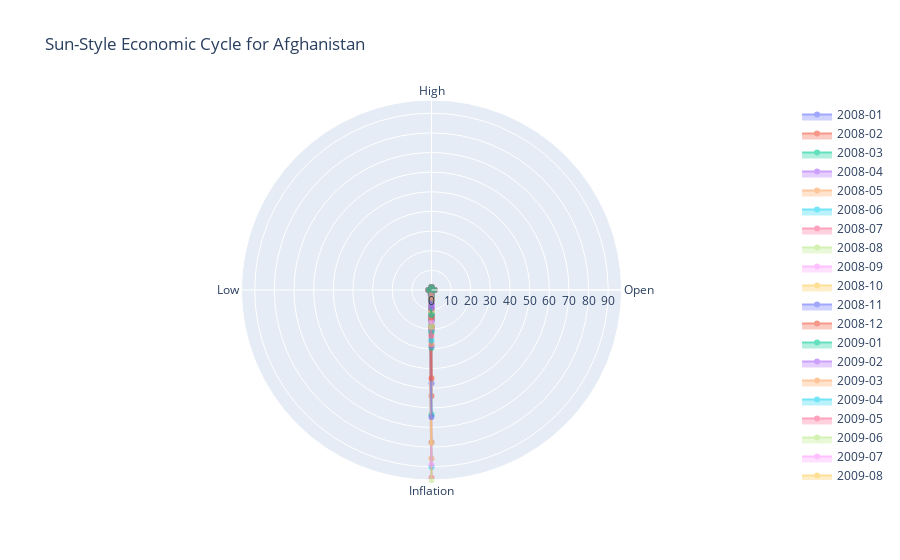

Notebook code for this chart:
### Code cell
# Filter data for a specific country (example: Afghanistan)
country = 'Afghanistan'
country_data = data[data['country'] == country].dropna(subset=['Open', 'High', 'Low', 'Inflation'])

# Check if data is available
if country_data.empty:
    print("No data available for the specified indicators in this country.")
else:
    # Extract data for indicators
    dates = pd.to_datetime(country_data['date']).dt.strftime('%Y-%m').values
    indicators = ['Open', 'High', 'Low', 'Inflation']

    # Create polar chart with time slices
    fig = go.Figure()

    for i, date in enumerate(dates):
        values = [
            country_data['Open'].values[i],
            country_data['High'].values[i],
            country_data['Low'].values[i],
            country_data['Inflation'].values[i]
        ]

        fig.add_trace(go.Scatterpolar(
            r=values,
            theta=indicators,
            fill='toself',
            name=date,
            opacity=0.6  # Reduce opacity for overlapping effect
        ))

    # Customize layout
    fig.update_layout(
        title=f"Sun-Style Economic Cycle for {country}",
        polar=dict(radialaxis=dict(visible=True, range=[0, max(country_data[['Open', 'High', 'Low', 'Inflation']].max())])),
        showlegend=True
    )

    fig.show()

### Figure 1 — Plotly figure (JSON) as saved in the notebook; plotly's stock layout.template omitted (floating-point values rounded to 4 significant figures)
{"data": [{"fill": "toself", "name": "2008-01", "opacity": 0.6, "r": [0.76, 0.78, 0.74, 47.44], "theta": ["Open", "High", "Low", "Inflation"], "type": "scatterpolar"}, {"fill": "toself", "name": "2008-02", "opacity": 0.6, "r": [0.82, 0.83, 0.81, 54.03], "theta": ["Open", "High", "Low", "Inflation"], "type": "scatterpolar"}, {"fill": "toself", "name": "2008-03", "opacity": 0.6, "r": [0.86, 0.88, 0.85, 63.37], "theta": ["Open", "High", "Low", "Inflation"], "type": "scatterpolar"}, {"fill": "toself", "name": "2008-04", "opacity": 0.6, "r": [0.92, 0.98, 0.9, 77.53], "theta": ["Open", "High", "Low", "Inflation"], "type": "scatterpolar"}, {"fill": "toself", "name": "2008-05", "opacity": 0.6, "r": [1.03, 1.07, 1.01, 85.8], "theta": ["Open", "High", "Low", "Inflation"], "type": "scatterpolar"}, {"fill": "toself", "name": "2008-06", "opacity": 0.6, "r": [1.12, 1.13, 1.11, 90.14], "theta": ["Open", "High", "Low", "Inflation"], "type": "scatterpolar"}, {"fill": "toself", "name": "2008-07", "opacity": 0.6, "r": [1.15, 1.16, 1.14, 95.57], "theta": ["Open", "High", "Low", "Inflation"], "type": "scatterpolar"}, {"fill": "toself", "name": "2008-08", "opacity": 0.6, "r": [1.18, 1.2, 1.17, 96.74], "theta": ["Open", "High", "Low", "Inflation"], "type": "scatterpolar"}, {"fill": "toself", "name": "2008-09", "opacity": 0.6, "r": [1.18, 1.19, 1.16, 88.97], "theta": ["Open", "High", "Low", "Inflation"], "type": "scatterpolar"}, {"fill": "toself", "name": "2008-10", "opacity": 0.6, "r": [1.17, 1.18, 1.13, 77.62], "theta": ["Open", "High", "Low", "Inflation"], "type": "scatterpolar"}, {"fill": "toself", "name": "2008-11", "opacity": 0.6, "r": [1.1, 1.11, 1.08, 64.61], "theta": ["Open", "High", "Low", "Inflation"], "type": "scatterpolar"}, {"fill": "toself", "name": "2008-12", "opacity": 0.6, "r": [1.07, 1.08, 1.05, 44.94], "theta": ["Open", "High", "Low", "Inflation"], "type": "scatterpolar"}, {"fill": "toself", "name": "2009-01", "opacity": 0.6, "r": [1.01, 1.03, 1, 29.43], "theta": ["Open", "High", "Low", "Inflation"], "type": "scatterpolar"}, {"fill": "toself", "name": "2009-02", "opacity": 0.6, "r": [0.99, 1, 0.93, 12.45], "theta": ["Open", "High", "Low", "Inflation"], "type": "scatterpolar"}, {"fill": "toself", "name": "2009-03", "opacity": 0.6, "r": [0.89, 0.9, 0.86, -1.9], "theta": ["Open", "High", "Low", "Inflation"], "type": "scatterpolar"}, {"fill": "toself", "name": "2009-04", "opacity": 0.6, "r": [0.82, 0.83, 0.81, -16.72], "theta": ["Open", "High", "Low", "Inflation"], "type": "scatterpolar"}, {"fill": "toself", "name": "2009-05", "opacity": 0.6, "r": [0.79, 0.8, 0.78, -25.14], "theta": ["Open", "High", "Low", "Inflation"], "type": "scatterpolar"}, {"fill": "toself", "name": "2009-06", "opacity": 0.6, "r": [0.79, 0.8, 0.78, -28.09], "theta": ["Open", "High", "Low", "Inflation"], "type": "scatterpolar"}, {"fill": "toself", "name": "2009-07", "opacity": 0.6, "r": [0.8, 0.81, 0.79, -31.01], "theta": ["Open", "High", "Low", "Inflation"], "type": "scatterpolar"}, {"fill": "toself", "name": "2009-08", "opacity": 0.6, "r": [0.79, 0.8, 0.78, -31.54], "theta": ["Open", "High", "Low", "Inflation"], "type": "scatterpolar"}, {"fill": "toself", "name": "2009-09", "opacity": 0.6, "r": [0.8, 0.81, 0.79, -30.46], "theta": ["Open", "High", "Low", "Inflation"], "type": "scatterpolar"}, {"fill": "toself", "name": "2009-10", "opacity": 0.6, "r": [0.82, 0.83, 0.81, -28.34], "theta": ["Open", "High", "Low", "Inflation"], "type": "scatterpolar"}, {"fill": "toself", "name": "2009-11", "opacity": 0.6, "r": [0.81, 0.81, 0.78, -28.65], "theta": ["Open", "High", "Low", "Inflation"], "type": "scatterpolar"}, {"fill": "toself", "name": "2009-12", "opacity": 0.6, "r": [0.76, 0.77, 0.75, -28.33], "theta": ["Open", "High", "Low", "Inflation"], "type": "scatterpolar"}, {"fill": "toself", "name": "2010-01", "opacity": 0.6, "r": [0.73, 0.74, 0.71, -29.95], "theta": ["Open", "High", "Low", "Inflation"], "type": "scatterpolar"}, {"fill": "toself", "name": "2010-02", "opacity": 0.6, "r": [0.68, 0.7, 0.67, -24.9], "theta": ["Open", "High", "Low", "Inflation"], "type": "scatterpolar"}, {"fill": "toself", "name": "2010-03", "opacity": 0.6, "r": [0.69, 0.7, 0.68, -19.07], "theta": ["Open", "High", "Low", "Inflation"], "type": "scatterpolar"}, {"fill": "toself", "name": "2010-04", "opacity": 0.6, "r": [0.69, 0.7, 0.68, -15.53], "theta": ["Open", "High", "Low", "Inflation"], "type": "scatterpolar"}, {"fill": "toself", "name": "2010-05", "opacity": 0.6, "r": [0.69, 0.69, 0.68, -13.43], "theta": ["Open", "High", "Low", "Inflation"], "type": "scatterpolar"}, {"fill": "toself", "name": "2010-06", "opacity": 0.6, "r": [0.7, 0.7, 0.69, -12.19], "theta": ["Open", "High", "Low", "Inflation"], "type": "scatterpolar"}, {"fill": "toself", "name": "2010-07", "opacity": 0.6, "r": [0.71, 0.72, 0.71, -10.75], "theta": ["Open", "High", "Low", "Inflation"], "type": "scatterpolar"}, {"fill": "toself", "name": "2010-08", "opacity": 0.6, "r": [0.71, 0.73, 0.71, -8.35], "theta": ["Open", "High", "Low", "Inflation"], "type": "scatterpolar"}, {"fill": "toself", "name": "2010-09", "opacity": 0.6, "r": [0.75, 0.76, 0.74, -7.42], "theta": ["Open", "High", "Low", "Inflation"], "type": "scatterpolar"}, {"fill": "toself", "name": "2010-10", "opacity": 0.6, "r": [0.77, 0.77, 0.76, -6.32], "theta": ["Open", "High", "Low", "Inflation"], "type": "scatterpolar"}, {"fill": "toself", "name": "2010-11", "opacity": 0.6, "r": [0.76, 0.77, 0.75, -1.38], "theta": ["Open", "High", "Low", "Inflation"], "type": "scatterpolar"}, {"fill": "toself", "name": "2010-12", "opacity": 0.6, "r": [0.78, 0.79, 0.77, 4.39], "theta": ["Open", "High", "Low", "Inflation"], "type": "scatterpolar"}, {"fill": "toself", "name": "2011-01", "opacity": 0.6, "r": [0.79, 0.8, 0.78, 9.63], "theta": ["Open", "High", "Low", "Inflation"], "type": "scatterpolar"}, {"fill": "toself", "name": "2011-02", "opacity": 0.6, "r": [0.77, 0.78, 0.77, 11.47], "theta": ["Open", "High", "Low", "Inflation"], "type": "scatterpolar"}, {"fill": "toself", "name": "2011-03", "opacity": 0.6, "r": [0.78, 0.78, 0.77, 12.95], "theta": ["Open", "High", "Low", "Inflation"], "type": "scatterpolar"}, {"fill": "toself", "name": "2011-04", "opacity": 0.6, "r": [0.79, 0.8, 0.78, 15.61], "theta": ["Open", "High", "Low", "Inflation"], "type": "scatterpolar"}, {"fill": "toself", "name": "2011-05", "opacity": 0.6, "r": [0.81, 0.81, 0.8, 15.53], "theta": ["Open", "High", "Low", "Inflation"], "type": "scatterpolar"}, {"fill": "toself", "name": "2011-06", "opacity": 0.6, "r": [0.8, 0.81, 0.8, 13.02], "theta": ["Open", "High", "Low", "Inflation"], "type": "scatterpolar"}, {"fill": "toself", "name": "2011-07", "opacity": 0.6, "r": [0.79, 0.83, 0.79, 16.09], "theta": ["Open", "High", "Low", "Inflation"], "type": "scatterpolar"}, {"fill": "toself", "name": "2011-08", "opacity": 0.6, "r": [0.85, 0.86, 0.82, 12.04], "theta": ["Open", "High", "Low", "Inflation"], "type": "scatterpolar"}, {"fill": "toself", "name": "2011-09", "opacity": 0.6, "r": [0.82, 0.83, 0.8, 9.37], "theta": ["Open", "High", "Low", "Inflation"], "type": "scatterpolar"}, {"fill": "toself", "name": "2011-10", "opacity": 0.6, "r": [0.82, 0.84, 0.81, 9.37], "theta": ["Open", "High", "Low", "Inflation"], "type": "scatterpolar"}, {"fill": "toself", "name": "2011-11", "opacity": 0.6, "r": [0.83, 0.84, 0.82, 7.06], "theta": ["Open", "High", "Low", "Inflation"], "type": "scatterpolar"}, {"fill": "toself", "name": "2011-12", "opacity": 0.6, "r": [0.82, 0.83, 0.81, 4.2], "theta": ["Open", "High", "Low", "Inflation"], "type": "scatterpolar"}, {"fill": "toself", "name": "2012-01", "opacity": 0.6, "r": [0.81, 0.82, 0.8, 4.67], "theta": ["Open", "High", "Low", "Inflation"], "type": "scatterpolar"}, {"fill": "toself", "name": "2012-02", "opacity": 0.6, "r": [0.81, 0.82, 0.8, 5.82], "theta": ["Open", "High", "Low", "Inflation"], "type": "scatterpolar"}, {"fill": "toself", "name": "2012-03", "opacity": 0.6, "r": [0.83, 0.84, 0.82, 4.81], "theta": ["Open", "High", "Low", "Inflation"], "type": "scatterpolar"}, {"fill": "toself", "name": "2012-04", "opacity": 0.6, "r": [0.82, 0.83, 0.81, 3.66], "theta": ["Open", "High", "Low", "Inflation"], "type": "scatterpolar"}, {"fill": "toself", "name": "2012-05", "opacity": 0.6, "r": [0.83, 0.84, 0.82, 2.88], "theta": ["Open", "High", "Low", "Inflation"], "type": "scatterpolar"}, {"fill": "toself", "name": "2012-06", "opacity": 0.6, "r": [0.82, 0.83, 0.82, 4.59], "theta": ["Open", "High", "Low", "Inflation"], "type": "scatterpolar"}, {"fill": "toself", "name": "2012-07", "opacity": 0.6, "r": [0.84, 0.86, 0.83, 3.98], "theta": ["Open", "High", "Low", "Inflation"], "type": "scatterpolar"}, {"fill": "toself", "name": "2012-08", "opacity": 0.6, "r": [0.88, 0.89, 0.87, 7.15], "theta": ["Open", "High", "Low", "Inflation"], "type": "scatterpolar"}, {"fill": "toself", "name": "2012-09", "opacity": 0.6, "r": [0.9, 0.9, 0.89, 9.22], "theta": ["Open", "High", "Low", "Inflation"], "type": "scatterpolar"}, {"fill": "toself", "name": "2012-10", "opacity": 0.6, "r": [0.91, 0.93, 0.9, 12.07], "theta": ["Open", "High", "Low", "Inflation"], "type": "scatterpolar"}, {"fill": "toself", "name": "2012-11", "opacity": 0.6, "r": [0.95, 0.96, 0.94, 15.5], "theta": ["Open", "High", "Low", "Inflation"], "type": "scatterpolar"}, {"fill": "toself", "name": "2012-12", "opacity": 0.6, "r": [0.97, 0.98, 0.96, 18.96], "theta": ["Open", "High", "Low", "Inflation"], "type": "scatterpolar"}, {"fill": "toself", "name": "2013-01", "opacity": 0.6, "r": [0.99, 0.99, 0.98, 20.31], "theta": ["Open", "High", "Low", "Inflation"], "type": "scatterpolar"}, {"fill": "toself", "name": "2013-02", "opacity": 0.6, "r": [0.99, 0.99, 0.98, 19.96], "theta": ["Open", "High", "Low", "Inflation"], "type": "scatterpolar"}, {"fill": "toself", "name": "2013-03", "opacity": 0.6, "r": [0.99, 1, 0.98, 20.46], "theta": ["Open", "High", "Low", "Inflation"], "type": "scatterpolar"}, {"fill": "toself", "name": "2013-04", "opacity": 0.6, "r": [0.99, 1, 0.98, 19.04], "theta": ["Open", "High", "Low", "Inflation"], "type": "scatterpolar"}, {"fill": "toself", "name": "2013-05", "opacity": 0.6, "r": [0.98, 0.99, 0.97, 18.95], "theta": ["Open", "High", "Low", "Inflation"], "type": "scatterpolar"}, {"fill": "toself", "name": "2013-06", "opacity": 0.6, "r": [0.98, 0.98, 0.97, 17.38], "theta": ["Open", "High", "Low", "Inflation"], "type": "scatterpolar"}, {"fill": "toself", "name": "2013-07", "opacity": 0.6, "r": [0.98, 0.98, 0.97, 13.93], "theta": ["Open", "High", "Low", "Inflation"], "type": "scatterpolar"}, {"fill": "toself", "name": "2013-08", "opacity": 0.6, "r": [0.98, 0.98, 0.97, 11.09], "theta": ["Open", "High", "Low", "Inflation"], "type": "scatterpolar"}, {"fill": "toself", "name": "2013-09", "opacity": 0.6, "r": [0.98, 0.98, 0.97, 8.44], "theta": ["Open", "High", "Low", "Inflation"], "type": "scatterpolar"}, {"fill": "toself", "name": "2013-10", "opacity": 0.6, "r": [0.97, 0.98, 0.97, 4.76], "theta": ["Open", "High", "Low", "Inflation"], "type": "scatterpolar"}, {"fill": "toself", "name": "2013-11", "opacity": 0.6, "r": [0.97, 0.98, 0.97, 2.46], "theta": ["Open", "High", "Low", "Inflation"], "type": "scatterpolar"}, {"fill": "toself", "name": "2013-12", "opacity": 0.6, "r": [0.98, 0.98, 0.97, 0.66], "theta": ["Open", "High", "Low", "Inflation"], "type": "scatterpolar"}, {"fill": "toself", "name": "2014-01", "opacity": 0.6, "r": [0.98, 0.98, 0.97, -1.48], "theta": ["Open", "High", "Low", "Inflation"], "type": "scatterpolar"}, {"fill": "toself", "name": "2014-02", "opacity": 0.6, "r": [0.96, 0.96, 0.95, -2.09], "theta": ["Open", "High", "Low", "Inflation"], "type": "scatterpolar"}, {"fill": "toself", "name": "2014-03", "opacity": 0.6, "r": [0.97, 0.97, 0.96, -1.91], "theta": ["Open", "High", "Low", "Inflation"], "type": "scatterpolar"}, {"fill": "toself", "name": "2014-04", "opacity": 0.6, "r": [0.98, 0.98, 0.97, -0.09], "theta": ["Open", "High", "Low", "Inflation"], "type": "scatterpolar"}, {"fill": "toself", "name": "2014-05", "opacity": 0.6, "r": [0.99, 1, 0.99, 0.7], "theta": ["Open", "High", "Low", "Inflation"], "type": "scatterpolar"}, {"fill": "toself", "name": "2014-06", "opacity": 0.6, "r": [0.99, 1, 0.98, 0.7], "theta": ["Open", "High", "Low", "Inflation"], "type": "scatterpolar"}, {"fill": "toself", "name": "2014-07", "opacity": 0.6, "r": [0.98, 0.99, 0.97, -1.04], "theta": ["Open", "High", "Low", "Inflation"], "type": "scatterpolar"}, {"fill": "toself", "name": "2014-08", "opacity": 0.6, "r": [0.95, 0.97, 0.95, -0.93], "theta": ["Open", "High", "Low", "Inflation"], "type": "scatterpolar"}, {"fill": "toself", "name": "2014-09", "opacity": 0.6, "r": [0.97, 0.98, 0.96, -1.69], "theta": ["Open", "High", "Low", "Inflation"], "type": "scatterpolar"}, {"fill": "toself", "name": "2014-10", "opacity": 0.6, "r": [0.95, 0.96, 0.94, -2.04], "theta": ["Open", "High", "Low", "Inflation"], "type": "scatterpolar"}, {"fill": "toself", "name": "2014-11", "opacity": 0.6, "r": [0.95, 0.95, 0.94, -2.58], "theta": ["Open", "High", "Low", "Inflation"], "type": "scatterpolar"}, {"fill": "toself", "name": "2014-12", "opacity": 0.6, "r": [0.95, 0.96, 0.94, -2.14], "theta": ["Open", "High", "Low", "Inflation"], "type": "scatterpolar"}, {"fill": "toself", "name": "2015-01", "opacity": 0.6, "r": [0.96, 0.97, 0.95, -0.8], "theta": ["Open", "High", "Low", "Inflation"], "type": "scatterpolar"}, {"fill": "toself", "name": "2015-02", "opacity": 0.6, "r": [0.96, 0.97, 0.95, -0.77], "theta": ["Open", "High", "Low", "Inflation"], "type": "scatterpolar"}, {"fill": "toself", "name": "2015-03", "opacity": 0.6, "r": [0.96, 0.96, 0.95, -1.97], "theta": ["Open", "High", "Low", "Inflation"], "type": "scatterpolar"}, {"fill": "toself", "name": "2015-04", "opacity": 0.6, "r": [0.95, 0.95, 0.94, -3.63], "theta": ["Open", "High", "Low", "Inflation"], "type": "scatterpolar"}, {"fill": "toself", "name": "2015-05", "opacity": 0.6, "r": [0.94, 0.95, 0.94, -4.63], "theta": ["Open", "High", "Low", "Inflation"], "type": "scatterpolar"}, {"fill": "toself", "name": "2015-06", "opacity": 0.6, "r": [0.94, 0.94, 0.93, -4.6], "theta": ["Open", "High", "Low", "Inflation"], "type": "scatterpolar"}, {"fill": "toself", "name": "2015-07", "opacity": 0.6, "r": [0.94, 0.94, 0.93, -2.54], "theta": ["Open", "High", "Low", "Inflation"], "type": "scatterpolar"}, {"fill": "toself", "name": "2015-08", "opacity": 0.6, "r": [0.94, 0.95, 0.94, -2.53], "theta": ["Open", "High", "Low", "Inflation"], "type": "scatterpolar"}, {"fill": "toself", "name": "2015-09", "opacity": 0.6, "r": [0.94, 0.95, 0.94, -1.51], "theta": ["Open", "High", "Low", "Inflation"], "type": "scatterpolar"}, {"fill": "toself", "name": "2015-10", "opacity": 0.6, "r": [0.94, 0.95, 0.94, 0.26], "theta": ["Open", "High", "Low", "Inflation"], "type": "scatterpolar"}, {"fill": "toself", "name": "2015-11", "opacity": 0.6, "r": [0.96, 0.97, 0.96, 1.31], "theta": ["Open", "High", "Low", "Inflation"], "type": "scatterpolar"}, {"fill": "toself", "name": "2015-12", "opacity": 0.6, "r": [0.97, 0.97, 0.96, 1.2], "theta": ["Open", "High", "Low", "Inflation"], "type": "scatterpolar"}, {"fill": "toself", "name": "2016-01", "opacity": 0.6, "r": [0.97, 0.98, 0.97, 1.28], "theta": ["Open", "High", "Low", "Inflation"], "type": "scatterpolar"}, {"fill": "toself", "name": "2016-02", "opacity": 0.6, "r": [0.97, 0.98, 0.97, 1.64], "theta": ["Open", "High", "Low", "Inflation"], "type": "scatterpolar"}, {"fill": "toself", "name": "2016-03", "opacity": 0.6, "r": [0.98, 0.98, 0.97, 2.24], "theta": ["Open", "High", "Low", "Inflation"], "type": "scatterpolar"}, {"fill": "toself", "name": "2016-04", "opacity": 0.6, "r": [0.97, 0.98, 0.97, 2.28], "theta": ["Open", "High", "Low", "Inflation"], "type": "scatterpolar"}, {"fill": "toself", "name": "2016-05", "opacity": 0.6, "r": [0.96, 0.97, 0.96, 2.05], "theta": ["Open", "High", "Low", "Inflation"], "type": "scatterpolar"}, {"fill": "toself", "name": "2016-06", "opacity": 0.6, "r": [0.96, 0.97, 0.95, 3.57], "theta": ["Open", "High", "Low", "Inflation"], "type": "scatterpolar"}, {"fill": "toself", "name": "2016-07", "opacity": 0.6, "r": [0.98, 0.99, 0.97, 3.23], "theta": ["Open", "High", "Low", "Inflation"], "type": "scatterpolar"}, {"fill": "toself", "name": "2016-08", "opacity": 0.6, "r": [0.97, 0.98, 0.97, 2.81], "theta": ["Open", "High", "Low", "Inflation"], "type": "scatterpolar"}, {"fill": "toself", "name": "2016-09", "opacity": 0.6, "r": [0.97, 0.97, 0.96, 3.03], "theta": ["Open", "High", "Low", "Inflation"], "type": "scatterpolar"}, {"fill": "toself", "name": "2016-10", "opacity": 0.6, "r": [0.97, 0.98, 0.97, 2.09], "theta": ["Open", "High", "Low", "Inflation"], "type": "scatterpolar"}, {"fill": "toself", "name": "2016-11", "opacity": 0.6, "r": [0.98, 0.98, 0.97, 1.09], "theta": ["Open", "High", "Low", "Inflation"], "type": "scatterpolar"}, {"fill": "toself", "name": "2016-12", "opacity": 0.6, "r": [0.97, 0.98, 0.97, 0.54], "theta": ["Open", "High", "Low", "Inflation"], "type": "scatterpolar"}, {"fill": "toself", "name": "2017-01", "opacity": 0.6, "r": [0.97, 0.98, 0.97, -0.16], "theta": ["Open", "High", "Low", "Inflation"], "type": "scatterpolar"}, {"fill": "toself", "name": "2017-02", "opacity": 0.6, "r": [0.97, 0.98, 0.96, 0.46], "theta": ["Open", "High", "Low", "Inflation"], "type": "scatterpolar"}, {"fill": "toself", "name": "2017-03", "opacity": 0.6, "r": [0.98, 0.99, 0.98, 1.09], "theta": ["Open", "High", "Low", "Inflation"], "type": "scatterpolar"}, {"fill": "toself", "name": "2017-04", "opacity": 0.6, "r": [0.99, 0.99, 0.98, 2.13], "theta": ["Open", "High", "Low", "Inflation"], "type": "scatterpolar"}, {"fill": "toself", "name": "2017-05", "opacity": 0.6, "r": [0.99, 1, 0.99, 3.2], "theta": ["Open", "High", "Low", "Inflation"], "type": "scatterpolar"}, {"fill": "toself", "name": "2017-06", "opacity": 0.6, "r": [1, 1, 0.99, 2.98], "theta": ["Open", "High", "Low", "Inflation"], "type": "scatterpolar"}, {"fill": "toself", "name": "2017-07", "opacity": 0.6, "r": [1.01, 1.01, 1, 2.45], "theta": ["Open", "High", "Low", "Inflation"], "type": "scatterpolar"}, {"fill": "toself", "name": "2017-08", "opacity": 0.6, "r": [0.99, 1, 0.99, 2.98], "theta": ["Open", "High", "Low", "Inflation"], "type": "scatterpolar"}, {"fill": "toself", "name": "2017-09", "opacity": 0.6, "r": [1, 1, 0.99, 2.29], "theta": ["Open", "High", "Low", "Inflation"], "type": "scatterpolar"}, {"fill": "toself", "name": "2017-10", "opacity": 0.6, "r": [0.99, 1, 0.99, 1.73], "theta": ["Open", "High", "Low", "Inflation"], "type": "scatterpolar"}, {"fill": "toself", "name": "2017-11", "opacity": 0.6, "r": [0.99, 0.99, 0.98, 1.31], "theta": ["Open", "High", "Low", "Inflation"], "type": "scatterpolar"}, {"fill": "toself", "name": "2017-12", "opacity": 0.6, "r": [0.98, 0.99, 0.98, 2.17], "theta": ["Open", "High", "Low", "Inflation"], "type": "scatterpolar"}, {"fill": "toself", "name": "2018-01", "opacity": 0.6, "r": [1, 1, 0.99, 3.1], "theta": ["Open", "High", "Low", "Inflation"], "type": "scatterpolar"}, {"fill": "toself", "name": "2018-02", "opacity": 0.6, "r": [1, 1.01, 1, 1.87], "theta": ["Open", "High", "Low", "Inflation"], "type": "scatterpolar"}, {"fill": "toself", "name": "2018-03", "opacity": 0.6, "r": [0.99, 1, 0.99, 0.37], "theta": ["Open", "High", "Low", "Inflation"], "type": "scatterpolar"}, {"fill": "toself", "name": "2018-04", "opacity": 0.6, "r": [0.98, 0.99, 0.98, 0.08], "theta": ["Open", "High", "Low", "Inflation"], "type": "scatterpolar"}, {"fill": "toself", "name": "2018-05", "opacity": 0.6, "r": [0.99, 1, 0.98, 0.05], "theta": ["Open", "High", "Low", "Inflation"], "type": "scatterpolar"}, {"fill": "toself", "name": "2018-06", "opacity": 0.6, "r": [1, 1, 0.99, -0.43], "theta": ["Open", "High", "Low", "Inflation"], "type": "scatterpolar"}, {"fill": "toself", "name": "2018-07", "opacity": 0.6, "r": [1, 1, 0.99, 0.32], "theta": ["Open", "High", "Low", "Inflation"], "type": "scatterpolar"}, {"fill": "toself", "name": "2018-08", "opacity": 0.6, "r": [1, 1.01, 1, 0.06], "theta": ["Open", "High", "Low", "Inflation"], "type": "scatterpolar"}, {"fill": "toself", "name": "2018-09", "opacity": 0.6, "r": [1, 1, 0.99, 0.86], "theta": ["Open", "High", "Low", "Inflation"], "type": "scatterpolar"}, {"fill": "toself", "name": "2018-10", "opacity": 0.6, "r": [1.01, 1.01, 1, 2.14], "theta": ["Open", "High", "Low", "Inflation"], "type": "scatterpolar"}, {"fill": "toself", "name": "2018-11", "opacity": 0.6, "r": [1.02, 1.02, 1.01, 2.21], "theta": ["Open", "High", "Low", "Inflation"], "type": "scatterpolar"}, {"fill": "toself", "name": "2018-12", "opacity": 0.6, "r": [1.01, 1.01, 1, 1.17], "theta": ["Open", "High", "Low", "Inflation"], "type": "scatterpolar"}, {"fill": "toself", "name": "2019-01", "opacity": 0.6, "r": [1, 1.01, 1, 0.23], "theta": ["Open", "High", "Low", "Inflation"], "type": "scatterpolar"}, {"fill": "toself", "name": "2019-02", "opacity": 0.6, "r": [1, 1, 1, 0.84], "theta": ["Open", "High", "Low", "Inflation"], "type": "scatterpolar"}, {"fill": "toself", "name": "2019-03", "opacity": 0.6, "r": [1.01, 1.01, 1, 1.92], "theta": ["Open", "High", "Low", "Inflation"], "type": "scatterpolar"}, {"fill": "toself", "name": "2019-04", "opacity": 0.6, "r": [1.01, 1.01, 1.01, 2.32], "theta": ["Open", "High", "Low", "Inflation"], "type": "scatterpolar"}, {"fill": "toself", "name": "2019-05", "opacity": 0.6, "r": [1.02, 1.02, 1.01, 2.27], "theta": ["Open", "High", "Low", "Inflation"], "type": "scatterpolar"}, {"fill": "toself", "name": "2019-06", "opacity": 0.6, "r": [1.02, 1.02, 1.01, 1.76], "theta": ["Open", "High", "Low", "Inflation"], "type": "scatterpolar"}, {"fill": "toself", "name": "2019-07", "opacity": 0.6, "r": [1.01, 1.02, 1, 0.15], "theta": ["Open", "High", "Low", "Inflation"], "type": "scatterpolar"}, {"fill": "toself", "name": "2019-08", "opacity": 0.6, "r": [0.99, 1, 0.99, -0.7], "theta": ["Open", "High", "Low", "Inflation"], "type": "scatterpolar"}, {"fill": "toself", "name": "2019-09", "opacity": 0.6, "r": [0.98, 1, 0.98, -0.17], "theta": ["Open", "High", "Low", "Inflation"], "type": "scatterpolar"}, {"fill": "toself", "name": "2019-10", "opacity": 0.6, "r": [1.01, 1.02, 1, -0.76], "theta": ["Open", "High", "Low", "Inflation"], "type": "scatterpolar"}, {"fill": "toself", "name": "2019-11", "opacity": 0.6, "r": [1.01, 1.01, 1, 0.43], "theta": ["Open", "High", "Low", "Inflation"], "type": "scatterpolar"}, {"fill": "toself", "name": "2019-12", "opacity": 0.6, "r": [1.02, 1.03, 1.01, 1.35], "theta": ["Open", "High", "Low", "Inflation"], "type": "scatterpolar"}, {"fill": "toself", "name": "2020-01", "opacity": 0.6, "r": [1.02, 1.03, 1.02, 2.16], "theta": ["Open", "High", "Low", "Inflation"], "type": "scatterpolar"}, {"fill": "toself", "name": "2020-02", "opacity": 0.6, "r": [1.03, 1.03, 1.02, 2.94], "theta": ["Open", "High", "Low", "Inflation"], "type": "scatterpolar"}, {"fill": "toself", "name": "2020-03", "opacity": 0.6, "r": [1.04, 1.07, 1.03, 6.54], "theta": ["Open", "High", "Low", "Inflation"], "type": "scatterpolar"}, {"fill": "toself", "name": "2020-04", "opacity": 0.6, "r": [1.11, 1.13, 1.09, 11.84], "theta": ["Open", "High", "Low", "Inflation"], "type": "scatterpolar"}, {"fill": "toself", "name": "2020-05", "opacity": 0.6, "r": [1.18, 1.19, 1.16, 13.79], "theta": ["Open", "High", "Low", "Inflation"], "type": "scatterpolar"}, {"fill": "toself", "name": "2020-06", "opacity": 0.6, "r": [1.17, 1.19, 1.16, 14.21], "theta": ["Open", "High", "Low", "Inflation"], "type": "scatterpolar"}, {"fill": "toself", "name": "2020-07", "opacity": 0.6, "r": [1.16, 1.17, 1.15, 14.49], "theta": ["Open", "High", "Low", "Inflation"], "type": "scatterpolar"}, {"fill": "toself", "name": "2020-08", "opacity": 0.6, "r": [1.14, 1.15, 1.12, 15.37], "theta": ["Open", "High", "Low", "Inflation"], "type": "scatterpolar"}, {"fill": "toself", "name": "2020-09", "opacity": 0.6, "r": [1.14, 1.15, 1.13, 13.99], "theta": ["Open", "High", "Low", "Inflation"], "type": "scatterpolar"}, {"fill": "toself", "name": "2020-10", "opacity": 0.6, "r": [1.14, 1.15, 1.13, 14.78], "theta": ["Open", "High", "Low", "Inflation"], "type": "scatterpolar"}, {"fill": "toself", "name": "2020-11", "opacity": 0.6, "r": [1.16, 1.17, 1.15, 15], "theta": ["Open", "High", "Low", "Inflation"], "type": "scatterpolar"}, {"fill": "toself", "name": "2020-12", "opacity": 0.6, "r": [1.17, 1.18, 1.16, 14.96], "theta": ["Open", "High", "Low", "Inflation"], "type": "scatterpolar"}, {"fill": "toself", "name": "2021-01", "opacity": 0.6, "r": [1.18, 1.19, 1.17, 14.68], "theta": ["Open", "High", "Low", "Inflation"], "type": "scatterpolar"}, {"fill": "toself", "name": "2021-02", "opacity": 0.6, "r": [1.18, 1.19, 1.17, 14.42], "theta": ["Open", "High", "Low", "Inflation"], "type": "scatterpolar"}, {"fill": "toself", "name": "2021-03", "opacity": 0.6, "r": [1.19, 1.2, 1.18, 10.23], "theta": ["Open", "High", "Low", "Inflation"], "type": "scatterpolar"}, {"fill": "toself", "name": "2021-04", "opacity": 0.6, "r": [1.18, 1.19, 1.18, 4.31], "theta": ["Open", "High", "Low", "Inflation"], "type": "scatterpolar"}, {"fill": "toself", "name": "2021-05", "opacity": 0.6, "r": [1.18, 1.19, 1.17, 1.98], "theta": ["Open", "High", "Low", "Inflation"], "type": "scatterpolar"}, {"fill": "toself", "name": "2021-06", "opacity": 0.6, "r": [1.18, 1.18, 1.17, 0.94], "theta": ["Open", "High", "Low", "Inflation"], "type": "scatterpolar"}, {"fill": "toself", "name": "2021-07", "opacity": 0.6, "r": [1.16, 1.19, 1.15, 3.69], "theta": ["Open", "High", "Low", "Inflation"], "type": "scatterpolar"}, {"fill": "toself", "name": "2021-08", "opacity": 0.6, "r": [1.21, 1.23, 1.19, 7.3], "theta": ["Open", "High", "Low", "Inflation"], "type": "scatterpolar"}, {"fill": "toself", "name": "2021-09", "opacity": 0.6, "r": [1.26, 1.27, 1.24, 9.44], "theta": ["Open", "High", "Low", "Inflation"], "type": "scatterpolar"}, {"fill": "toself", "name": "2021-10", "opacity": 0.6, "r": [1.27, 1.29, 1.26, 12.33], "theta": ["Open", "High", "Low", "Inflation"], "type": "scatterpolar"}, {"fill": "toself", "name": "2021-11", "opacity": 0.6, "r": [1.33, 1.34, 1.32, 12.97], "theta": ["Open", "High", "Low", "Inflation"], "type": "scatterpolar"}, {"fill": "toself", "name": "2021-12", "opacity": 0.6, "r": [1.33, 1.38, 1.32, 18.25], "theta": ["Open", "High", "Low", "Inflation"], "type": "scatterpolar"}, {"fill": "toself", "name": "2022-01", "opacity": 0.6, "r": [1.44, 1.46, 1.41, 20.2], "theta": ["Open", "High", "Low", "Inflation"], "type": "scatterpolar"}, {"fill": "toself", "name": "2022-02", "opacity": 0.6, "r": [1.43, 1.45, 1.38, 16.43], "theta": ["Open", "High", "Low", "Inflation"], "type": "scatterpolar"}, {"fill": "toself", "name": "2022-03", "opacity": 0.6, "r": [1.35, 1.38, 1.32, 15.45], "theta": ["Open", "High", "Low", "Inflation"], "type": "scatterpolar"}, {"fill": "toself", "name": "2022-04", "opacity": 0.6, "r": [1.36, 1.4, 1.34, 18.5], "theta": ["Open", "High", "Low", "Inflation"], "type": "scatterpolar"}, {"fill": "toself", "name": "2022-05", "opacity": 0.6, "r": [1.42, 1.45, 1.4, 21.54], "theta": ["Open", "High", "Low", "Inflation"], "type": "scatterpolar"}, {"fill": "toself", "name": "2022-06", "opacity": 0.6, "r": [1.46, 1.5, 1.44, 28.52], "theta": ["Open", "High", "Low", "Inflation"], "type": "scatterpolar"}, {"fill": "toself", "name": "2022-07", "opacity": 0.6, "r": [1.56, 1.58, 1.52, 27.64], "theta": ["Open", "High", "Low", "Inflation"], "type": "scatterpolar"}, {"fill": "toself", "name": "2022-08", "opacity": 0.6, "r": [1.53, 1.56, 1.5, 25.67], "theta": ["Open", "High", "Low", "Inflation"], "type": "scatterpolar"}, {"fill": "toself", "name": "2022-09", "opacity": 0.6, "r": [1.56, 1.58, 1.54, 23.35], "theta": ["Open", "High", "Low", "Inflation"], "type": "scatterpolar"}, {"fill": "toself", "name": "2022-10", "opacity": 0.6, "r": [1.54, 1.56, 1.52, 18.65], "theta": ["Open", "High", "Low", "Inflation"], "type": "scatterpolar"}, {"fill": "toself", "name": "2022-11", "opacity": 0.6, "r": [1.53, 1.55, 1.51, 16.06], "theta": ["Open", "High", "Low", "Inflation"], "type": "scatterpolar"}, {"fill": "toself", "name": "2022-12", "opacity": 0.6, "r": [1.52, 1.54, 1.5, 10.98], "theta": ["Open", "High", "Low", "Inflation"], "type": "scatterpolar"}, {"fill": "toself", "name": "2023-01", "opacity": 0.6, "r": [1.54, 1.56, 1.52, 9.36], "theta": ["Open", "High", "Low", "Inflation"], "type": "scatterpolar"}, {"fill": "toself", "name": "2023-02", "opacity": 0.6, "r": [1.55, 1.57, 1.53, 13.97], "theta": ["Open", "High", "Low", "Inflation"], "type": "scatterpolar"}, {"fill": "toself", "name": "2023-03", "opacity": 0.6, "r": [1.59, 1.6, 1.54, 12.72], "theta": ["Open", "High", "Low", "Inflation"], "type": "scatterpolar"}, {"fill": "toself", "name": "2023-04", "opacity": 0.6, "r": [1.52, 1.54, 1.5, 8.12], "theta": ["Open", "High", "Low", "Inflation"], "type": "scatterpolar"}, {"fill": "toself", "name": "2023-05", "opacity": 0.6, "r": [1.49, 1.51, 1.47, 3.97], "theta": ["Open", "High", "Low", "Inflation"], "type": "scatterpolar"}, {"fill": "toself", "name": "2023-06", "opacity": 0.6, "r": [1.47, 1.49, 1.46, -2.95], "theta": ["Open", "High", "Low", "Inflation"], "type": "scatterpolar"}, {"fill": "toself", "name": "2023-07", "opacity": 0.6, "r": [1.43, 1.45, 1.42, -4.79], "theta": ["Open", "High", "Low", "Inflation"], "type": "scatterpolar"}, {"fill": "toself", "name": "2023-08", "opacity": 0.6, "r": [1.44, 1.45, 1.42, -5.78], "theta": ["Open", "High", "Low", "Inflation"], "type": "scatterpolar"}, {"fill": "toself", "name": "2023-09", "opacity": 0.6, "r": [1.46, 1.47, 1.44, -6.29], "theta": ["Open", "High", "Low", "Inflation"], "type": "scatterpolar"}, {"fill": "toself", "name": "2023-10", "opacity": 0.6, "r": [1.44, 1.45, 1.43, -6.25], "theta": ["Open", "High", "Low", "Inflation"], "type": "scatterpolar"}, {"fill": "toself", "name": "2023-11", "opacity": 0.6, "r": [1.43, 1.45, 1.42, -6.81], "theta": ["Open", "High", "Low", "Inflation"], "type": "scatterpolar"}, {"fill": "toself", "name": "2023-12", "opacity": 0.6, "r": [1.41, 1.42, 1.4, -9.08], "theta": ["Open", "High", "Low", "Inflation"], "type": "scatterpolar"}, {"fill": "toself", "name": "2024-01", "opacity": 0.6, "r": [1.37, 1.39, 1.36, -10.11], "theta": ["Open", "High", "Low", "Inflation"], "type": "scatterpolar"}, {"fill": "toself", "name": "2024-02", "opacity": 0.6, "r": [1.38, 1.39, 1.37, -11.18], "theta": ["Open", "High", "Low", "Inflation"], "type": "scatterpolar"}, {"fill": "toself", "name": "2024-03", "opacity": 0.6, "r": [1.4, 1.41, 1.37, -10.82], "theta": ["Open", "High", "Low", "Inflation"], "type": "scatterpolar"}, {"fill": "toself", "name": "2024-04", "opacity": 0.6, "r": [1.36, 1.37, 1.35, -10.29], "theta": ["Open", "High", "Low", "Inflation"], "type": "scatterpolar"}, {"fill": "toself", "name": "2024-05", "opacity": 0.6, "r": [1.34, 1.35, 1.32, -11.17], "theta": ["Open", "High", "Low", "Inflation"], "type": "scatterpolar"}, {"fill": "toself", "name": "2024-06", "opacity": 0.6, "r": [1.3, 1.31, 1.29, -10.6], "theta": ["Open", "High", "Low", "Inflation"], "type": "scatterpolar"}, {"fill": "toself", "name": "2024-07", "opacity": 0.6, "r": [1.29, 1.3, 1.28, -10.62], "theta": ["Open", "High", "Low", "Inflation"], "type": "scatterpolar"}, {"fill": "toself", "name": "2024-08", "opacity": 0.6, "r": [1.29, 1.3, 1.28, -11.52], "theta": ["Open", "High", "Low", "Inflation"], "type": "scatterpolar"}, {"fill": "toself", "name": "2024-09", "opacity": 0.6, "r": [1.28, 1.29, 1.27, -11.16], "theta": ["Open", "High", "Low", "Inflation"], "type": "scatterpolar"}, {"fill": "toself", "name": "2024-10", "opacity": 0.6, "r": [1.28, 1.29, 1.27, -11.92], "theta": ["Open", "High", "Low", "Inflation"], "type": "scatterpolar"}, {"fill": "toself", "name": "2024-11", "opacity": 0.6, "r": [1.25, 1.26, 1.24, -11.39], "theta": ["Open", "High", "Low", "Inflation"], "type": "scatterpolar"}], "layout": {"polar": {"radialaxis": {"range": [0, 96.74], "visible": true}}, "showlegend": true, "title": {"text": "Sun-Style Economic Cycle for Afghanistan"}}}
